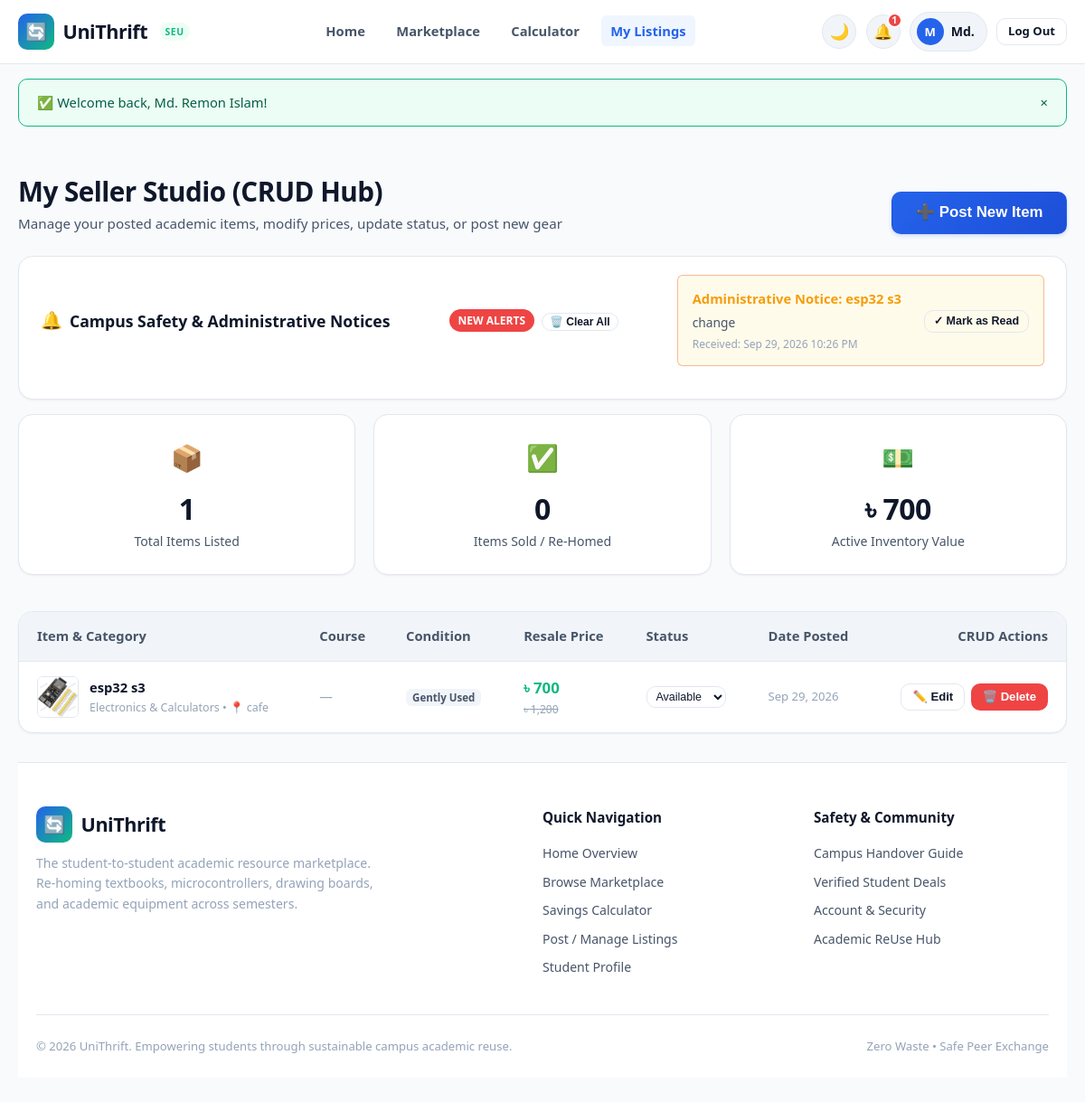
Page /my_listings.php (signed in) on the earlier database version.
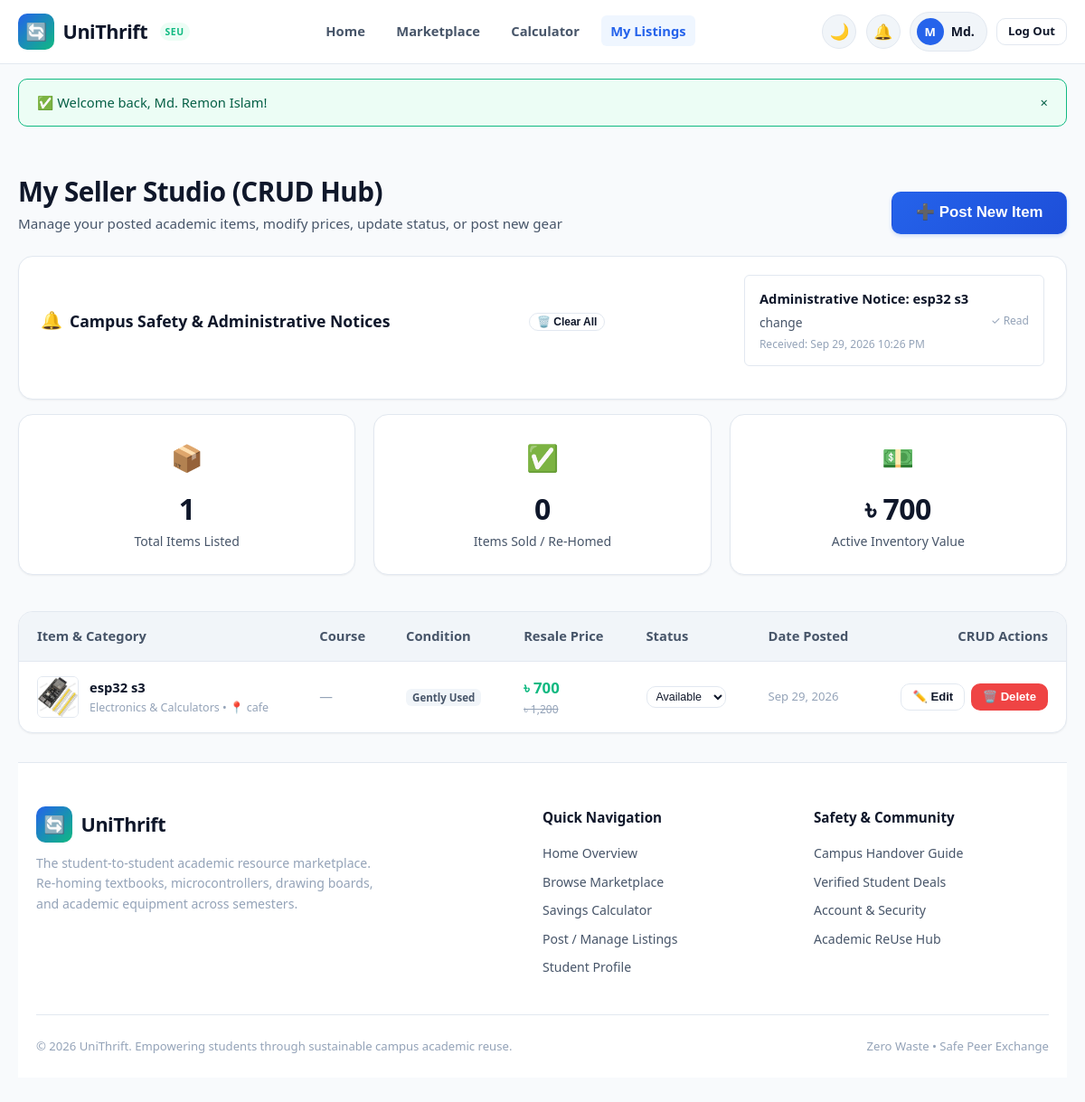
Same page on the later database version.
### tables this page shows
CREATE TABLE `notifications` (
  `id` int(11) NOT NULL AUTO_INCREMENT,
  `user_id` int(11) DEFAULT NULL,
  `item_id` int(11) DEFAULT NULL,
  `title` varchar(150) NOT NULL,
  `message` text NOT NULL,
  `is_read` tinyint(1) DEFAULT 0,
  `created_at` timestamp NOT NULL DEFAULT current_timestamp(),
  `target_audience` varchar(30) DEFAULT 'user',
  `alert_type` varchar(20) DEFAULT 'info',
  PRIMARY KEY (`id`),
  KEY `user_id` (`user_id`),
  KEY `item_id` (`item_id`),
  CONSTRAINT `notifications_ibfk_1` FOREIGN KEY (`user_id`) REFERENCES `users` (`id`) ON DELETE CASCADE,
  CONSTRAINT `notifications_ibfk_2` FOREIGN KEY (`item_id`) REFERENCES `items` (`id`) ON DELETE SET NULL
);

CREATE TABLE `items` (
  `id` int(11) NOT NULL AUTO_INCREMENT,
  `user_id` int(11) NOT NULL,
  `title` varchar(150) NOT NULL,
  `category` enum('Textbooks','Lab Gear & Kits','Drawing & Tools','Electronics & Calculators','Other') NOT NULL,
  `course_code` varchar(20) DEFAULT NULL,
  `item_condition` enum('Like New','Gently Used','Fair') NOT NULL,
  `original_price` decimal(10,2) NOT NULL,
  `selling_price` decimal(10,2) NOT NULL,
  `description` text NOT NULL,
  `meetup_location` varchar(120) NOT NULL,
  `image_icon` varchar(10) DEFAULT '?',
  `image_url` varchar(255) DEFAULT NULL,
  `status` enum('Available','Reserved','Sold') DEFAULT 'Available',
  `created_at` timestamp NOT NULL DEFAULT current_timestamp(),
  `updated_at` timestamp NOT NULL DEFAULT current_timestamp() ON UPDATE current_timestamp(),
  PRIMARY KEY (`id`),
  KEY `user_id` (`user_id`),
  CONSTRAINT `items_ibfk_1` FOREIGN KEY (`user_id`) REFERENCES `users` (`id`) ON DELETE CASCADE
);

### includes/auth_check.php (called while the page is built, shortened)
<?php
function format_price($amount): string {
    return APP_CURRENCY . ' ' . number_format((float)$amount, 0);
}
function get_item_image(?string $imageUrl): ?string {
    $cleanPath = ltrim($imageUrl, '/\\');
    if (file_exists(__DIR__ . '/../' . $cleanPath) || file_exists(__DIR__ . '/' . $cleanPath)) {
        return $imageUrl;
    }
    return null;
}

### my_listings.php (the view, shortened to what the rows shown need)
<?php
require_once __DIR__ . '/config/db.php';
require_once __DIR__ . '/includes/auth_check.php';
$userId = (int)$_SESSION['user_id'];
$userListings = [];
$userNotifications = [];
try {
    $stmt = $pdo->prepare("SELECT * FROM items WHERE user_id = :uid ORDER BY id DESC");
    $stmt->execute([':uid' => $userId]);
    $userListings = $stmt->fetchAll();
    $nStmt = $pdo->prepare("SELECT * FROM notifications WHERE user_id = :uid ORDER BY id DESC LIMIT 10");
    $nStmt->execute([':uid' => $userId]);
    $userNotifications = $nStmt->fetchAll();
} catch (PDOException $e) {
    $error = "Failed to load studio data: " . $e->getMessage();
}
require_once __DIR__ . '/includes/header.php';
?>
<div class="container" style="padding-top: 2rem; padding-bottom: 3.5rem;">
    <div class="section-header" style="margin-bottom: 1.5rem;">
        <div>
            <h1 class="section-title">My Seller Studio (CRUD Hub)</h1>
        </div>
    </div>
    <?php if (!empty($userNotifications)): ?>
        <div id="notifications" style="margin-bottom: 2rem;">
            <div style="background: var(--bg-card); border: 1px solid var(--border-color); border-radius: var(--radius-lg); padding: 1.25rem 1.5rem; box-shadow: var(--shadow-sm);">
                <div style="display: flex; justify-content: space-between; align-items: center; margin-bottom: 1rem; flex-wrap: wrap; gap: 0.5rem;">
                <div style="display: flex; flex-direction: column; gap: 0.75rem;">
                    <?php foreach ($userNotifications as $notif): ?>
                        <div style="background: <?= $notif['is_read'] ? 'var(--bg-surface)' : 'var(--warning-light)' ?>; border: 1px solid <?= $notif['is_read'] ? 'var(--border-color)' : 'rgba(234, 88, 12, 0.4)' ?>; border-radius: var(--radius-sm); padding: 0.85rem 1rem; display: flex; justify-content: space-between; align-items: flex-start; gap: 1rem; flex-wrap: wrap;">
                            <div style="flex: 1; min-width: 240px;">
                                <div style="font-weight: 700; font-size: 0.92rem; color: <?= $notif['is_read'] ? 'var(--text-primary)' : 'var(--warning)' ?>; margin-bottom: 0.25rem;">
                                    <?= htmlspecialchars($notif['title']) ?>
                                </div>
                                <div style="font-size: 0.86rem; color: var(--text-secondary); line-height: 1.4;">
                                    <?= nl2br(htmlspecialchars($notif['message'])) ?>
                                </div>
                                <div style="font-size: 0.75rem; color: var(--text-muted); margin-top: 0.35rem;">
                                    Received: <?= date('M d, Y h:i A', strtotime($notif['created_at'])) ?>
                                </div>
                            </div>
                            <?php if (!$notif['is_read']): ?>
                                <form method="POST" action="my_listings.php" style="margin: 0; align-self: center;">
                                    <button type="submit" class="btn btn-outline btn-sm" style="font-size: 0.78rem; padding: 4px 10px;" title="Dismiss alert">
                                        ✓ Mark as Read
                                    </button>
                                </form>
                            <?php else: ?>
                                <span style="font-size: 0.75rem; color: var(--text-muted); align-self: center;">✓ Read</span>
                            <?php endif; ?>
                        </div>
                    <?php endforeach; ?>
                </div>
            </div>
        </div>
    <?php endif; ?>
    <div class="table-responsive">
        <?php if (empty($userListings)): ?>
            <div style="text-align: center; padding: 3.5rem 1rem;">
                <div style="font-size: 3rem; margin-bottom: 1rem;">📦</div>
                <h3 style="font-size: 1.3rem; margin-bottom: 0.5rem;">You haven't listed any items yet</h3>
                <p style="color: var(--text-secondary); margin-bottom: 1.5rem;">
                    Have textbooks, microcontrollers, drawing boards, or calculators you no longer use? Pass them down to juniors!
                </p>
                <button type="button" class="btn btn-primary" onclick="openModal('createItemModal')">
                    ➕ Post Your First Item
                </button>
            </div>
        <?php else: ?>
            <table class="custom-table responsive-card-table">
                <thead>
                    <tr>
                        <th>Item &amp; Category</th>
                        <th>Course</th>
                        <th>Condition</th>
                        <th>Resale Price</th>
                        <th>Status</th>
                        <th>Date Posted</th>
                        <th style="text-align: right;">CRUD Actions</th>
                    </tr>
                </thead>
                <tbody>
                    <?php foreach ($userListings as $item): ?>
                        <tr>
                            <td data-label="Item">
                                <div style="display: flex; align-items: center; gap: 0.75rem;">
                                    <?php $imgSrc = get_item_image($item['image_url'] ?? null); ?>
                                    <?php if ($imgSrc): ?>
                                        <img src="<?= htmlspecialchars($imgSrc) ?>" alt="Photo" style="width: 46px; height: 46px; object-fit: cover; border-radius: var(--radius-sm); border: 1px solid var(--border-color); flex-shrink: 0;">
                                    <?php else: ?>
                                        <span style="font-size: 1.7rem; flex-shrink: 0;"><?= htmlspecialchars($item['image_icon'] ?? '📦') ?></span>
                                    <?php endif; ?>
                                    <div>
                                        <a href="item_details.php?id=<?= (int)$item['id'] ?>" style="font-weight: 700; color: var(--text-primary);">
                                            <?= htmlspecialchars($item['title']) ?>
                                        </a>
                                        <div style="font-size: 0.78rem; color: var(--text-muted);">
                                            <?= htmlspecialchars($item['category']) ?> &bull; 📍 <?= htmlspecialchars($item['meetup_location']) ?>
                                        </div>
                                    </div>
                                </div>
                            </td>
                            <td data-label="Course">
                                <?php if (!empty($item['course_code'])): ?>
                                    <span class="tag-course"><?= htmlspecialchars($item['course_code']) ?></span>
                                <?php else: ?>
                                    <span style="color: var(--text-muted);">&mdash;</span>
                                <?php endif; ?>
                            </td>
                            <td data-label="Condition">
                                <span class="tag-condition"><?= htmlspecialchars($item['item_condition']) ?></span>
                            </td>
                            <td data-label="Resale Price">
                                <strong style="color: var(--accent); font-size: 1.05rem;">
                                    <?= format_price($item['selling_price']) ?>
                                </strong>
                                <?php if ((float)$item['original_price'] > (float)$item['selling_price']): ?>
                                    <div style="font-size: 0.75rem; color: var(--text-muted); text-decoration: line-through;">
                                        <?= format_price($item['original_price']) ?>
                                    </div>
                                <?php endif; ?>
                            </td>
                            <td data-label="Status">
                                <form method="POST" action="my_listings.php" style="display: inline-block;">
                                    <select name="new_status" onchange="this.form.submit()" class="custom-select" style="font-size: 0.78rem; padding: 3px 6px;">
                                        <option value="Available" <?= $item['status'] === 'Available' ? 'selected' : '' ?>>Available</option>
                                    </select>
                                </form>
                            </td>
                            <td data-label="Date Posted" style="font-size: 0.82rem; color: var(--text-muted);">
                                <?= date('M d, Y', strtotime($item['created_at'])) ?>
                            </td>
                            <td data-label="Actions" style="text-align: right;">
                                <div style="display: flex; gap: 0.4rem; justify-content: flex-end;">
                                    <button type="button" class="btn btn-outline btn-sm" onclick='openEditModal(<?= json_encode($item, JSON_HEX_APOS | JSON_HEX_QUOT) ?>)'>
                                        ✏️ Edit
                                    </button>
                                    <button type="button" class="btn btn-danger btn-sm" onclick="confirmDelete(<?= (int)$item['id'] ?>, '<?= htmlspecialchars(addslashes($item['title'])) ?>')">
                                        🗑️ Delete
                                    </button>
                                </div>
                            </td>
                        </tr>
                    <?php endforeach; ?>
                </tbody>
            </table>
        <?php endif; ?>
    </div>
</div>
<?php require_once __DIR__ . '/includes/footer.php'; ?>

Differences in the rows shown:
changed notifications "Administrative Notice: esp32 s3": is_read "✓ Mark as Read" → "✓ Read"
Other differences:
$unreadNotifsCount: "1" → (not shown)
text no longer shown: "NEW ALERTS"
